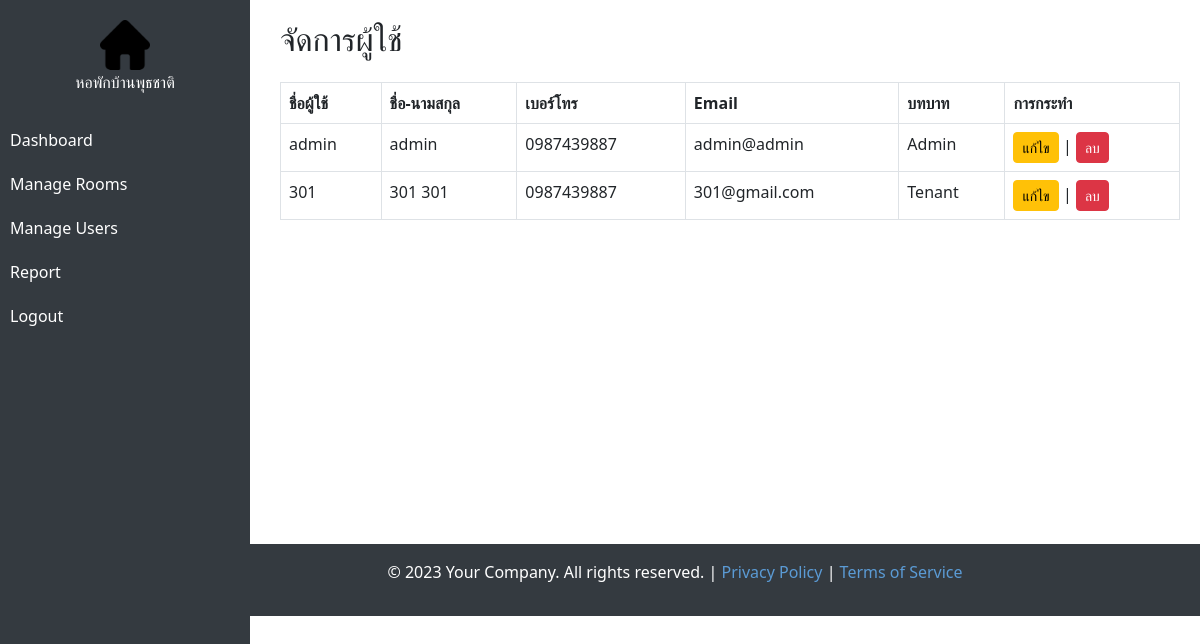
The page /admin/manage_users.php (signed in) on the database as committed earlier.
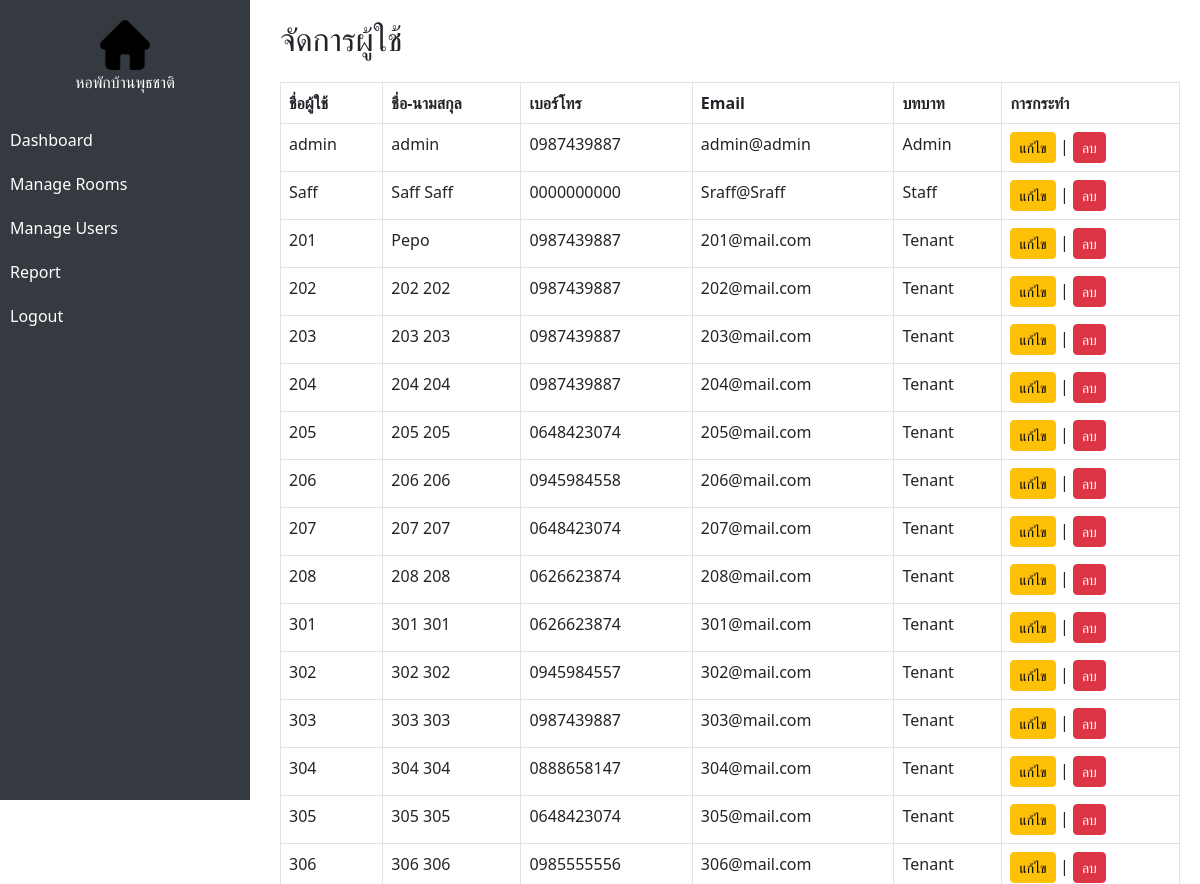
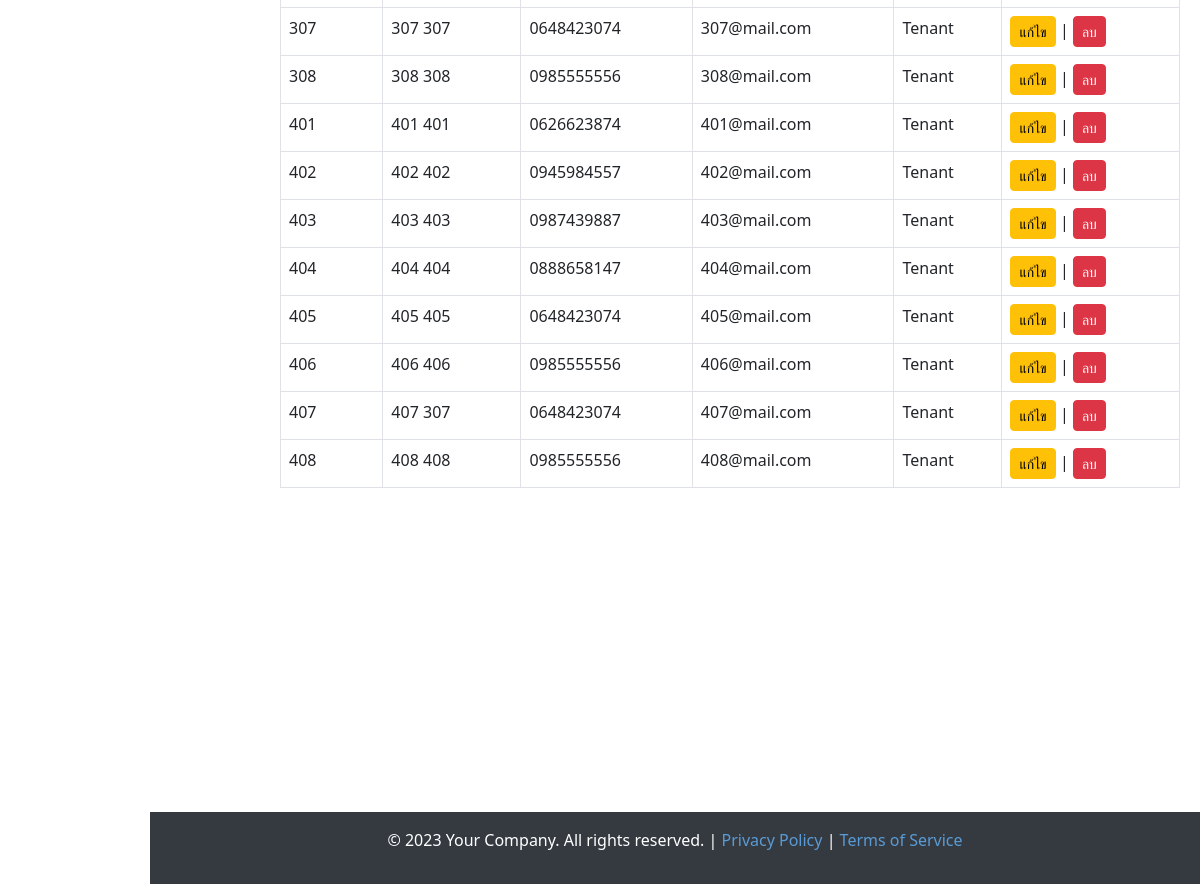
The same page on the database as committed later (2 pictures, top to bottom).
### tables this page shows
CREATE TABLE `users` (
  `id` int(11) NOT NULL,
  `username` varchar(50) NOT NULL,
  `password` varchar(255) NOT NULL,
  `role` enum('admin','owner','staff','tenant') NOT NULL,
  `full_name` varchar(100) NOT NULL,
  `phone` varchar(20) DEFAULT NULL,
  `email` varchar(100) DEFAULT NULL,
  `created_at` timestamp NOT NULL DEFAULT current_timestamp()
);

### admin/manage_users.php (the view, shortened to what this page needs)
<?php
include("../config/database.php");
$result = $conn->query("SELECT id, username, full_name, phone, email, role FROM users");
?>
<!DOCTYPE html>
<html lang="en">
<head>
    <link href="https://cdn.jsdelivr.net/npm/bootstrap@5.3.0/dist/css/bootstrap.min.css" rel="stylesheet">
</head>
<body>
    <div class="sidebar">
        <img src="../assets/images/home.png" alt="Logo" width="50">
        <center style="color: white;">หอพักบ้านพุธชาติ</center>
        <br>
        <a href="dashboard.php">Dashboard</a>
        <a href="manage_rooms.php">Manage Rooms</a>
        <a href="manage_users.php">Manage Users</a>
        <a href="reports.php">Report</a>
        <a href="../public/logout.php">Logout</a>
    </div>
    <div class="content">
        <h2 class="mb-4">จัดการผู้ใช้</h2>
        <table class="table table-bordered">
            <thead>
                <tr>
                    <th>ชื่อผู้ใช้</th>
                    <th>ชื่อ-นามสกุล</th>
                    <th>เบอร์โทร</th>
                    <th>Email</th>
                    <th>บทบาท</th>
                    <th>การกระทำ</th>
                </tr>
            </thead>
            <tbody>
                <?php while ($row = $result->fetch_assoc()) { ?>
                    <tr>
                        <td><?= $row["username"] ?></td>
                        <td><?= $row["full_name"] ?></td>
                        <td><?= $row["phone"] ?></td>
                        <td><?= $row["email"] ?></td>
                        <td><?= ucfirst($row["role"]) ?></td>
                        <td>
                            <a href="edit_user.php?id=<?= $row["id"] ?>" class="btn btn-warning btn-sm">แก้ไข</a> |
                            <a href="manage_users.php?delete=<?= $row["id"] ?>"
                               class="btn btn-danger btn-sm" onclick="return confirm('คุณแน่ใจหรือไม่ว่าต้องการลบ?');">ลบ</a>
                        </td>
                    </tr>
                <?php } ?>
            </tbody>
        </table>
    </div>
<br><br><br><br><br><br><br><br> <br><br><br><br>
    <div class="footer">
        <p>&copy; 2023 Your Company. All rights reserved. | <a href="#">Privacy Policy</a> | <a href="#">Terms of Service</a></p>
    </div>
</body>
</html>

Rows that differ between the two databases and show on the page:
added users: username "Saff", full_name "Saff Saff", phone "0000000000", email "Sraff@Sraff", role "Staff"
changed users: username "301" → "201"; full_name "301 301" → "Pepo"; email "301@gmail.com" → "201@mail.com"
added users: username "202", full_name "202 202", phone "0987439887", email "202@mail.com", role "Tenant"
added users: username "203", full_name "203 203", phone "0987439887", email "203@mail.com", role "Tenant"
added users: username "204", full_name "204 204", phone "0987439887", email "204@mail.com", role "Tenant"
added users: username "205", full_name "205 205", phone "0648423074", email "205@mail.com", role "Tenant"
added users: username "206", full_name "206 206", phone "0945984558", email "206@mail.com", role "Tenant"
added users: username "207", full_name "207 207", phone "0648423074", email "207@mail.com", role "Tenant"
added users: username "208", full_name "208 208", phone "0626623874", email "208@mail.com", role "Tenant"
added users: username "301", full_name "301 301", phone "0626623874", email "301@mail.com", role "Tenant"
added users: username "302", full_name "302 302", phone "0945984557", email "302@mail.com", role "Tenant"
added users: username "303", full_name "303 303", phone "0987439887", email "303@mail.com", role "Tenant"
added users: username "304", full_name "304 304", phone "0888658147", email "304@mail.com", role "Tenant"
added users: username "305", full_name "305 305", phone "0648423074", email "305@mail.com", role "Tenant"
added users: username "306", full_name "306 306", phone "0985555556", email "306@mail.com", role "Tenant"
added users: username "307", full_name "307 307", phone "0648423074", email "307@mail.com", role "Tenant"
added users: username "308", full_name "308 308", phone "0985555556", email "308@mail.com", role "Tenant"
added users: username "401", full_name "401 401", phone "0626623874", email "401@mail.com", role "Tenant"
added users: username "402", full_name "402 402", phone "0945984557", email "402@mail.com", role "Tenant"
added users: username "403", full_name "403 403", phone "0987439887", email "403@mail.com", role "Tenant"
added users: username "404", full_name "404 404", phone "0888658147", email "404@mail.com", role "Tenant"
added users: username "405", full_name "405 405", phone "0648423074", email "405@mail.com", role "Tenant"
added users: username "406", full_name "406 406", phone "0985555556", email "406@mail.com", role "Tenant"
added users: username "407", full_name "407 307", phone "0648423074", email "407@mail.com", role "Tenant"
added users: username "408", full_name "408 408", phone "0985555556", email "408@mail.com", role "Tenant"
